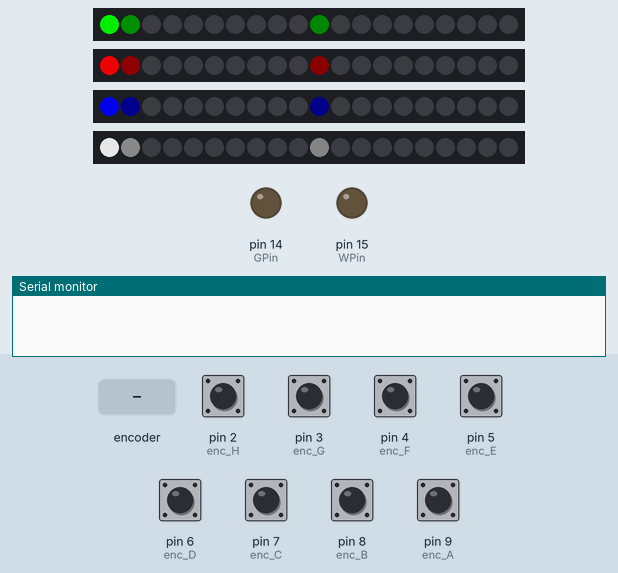
A sketch run on a simulated Arduino Uno, built with avr-gcc and run on an emulated ATmega328P. Parts: 4 × 20 RGB LEDs in strip order, left to right, output pins drawn as LEDs (lit = HIGH), the last lines printed to the serial monitor. The inputs (shaded band) are chosen by the test bench; at power-on: pin 2 (enc_H), pin 3 (enc_G), pin 4 (enc_F), pin 5 (enc_E), pin 6 (enc_D), pin 7 (enc_C), pin 8 (enc_B), pin 9 (enc_A) HIGH. Dim RGB values are drawn brighter than linear; random numbers use the default seed unless the sketch sets one.

Above: at 1.2 s.
1.3 s: rotary encoder on pin 9 (enc_A) / pin 8 (enc_B) turned 3 steps (first pin leading)
At 2.4 s:
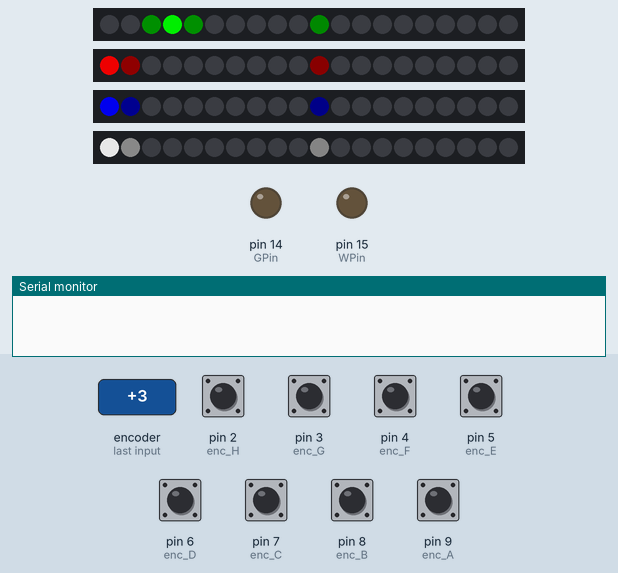
3.4 s: pin 3 (enc_G) pulled LOW for 0.15 s
At 4.2 s:
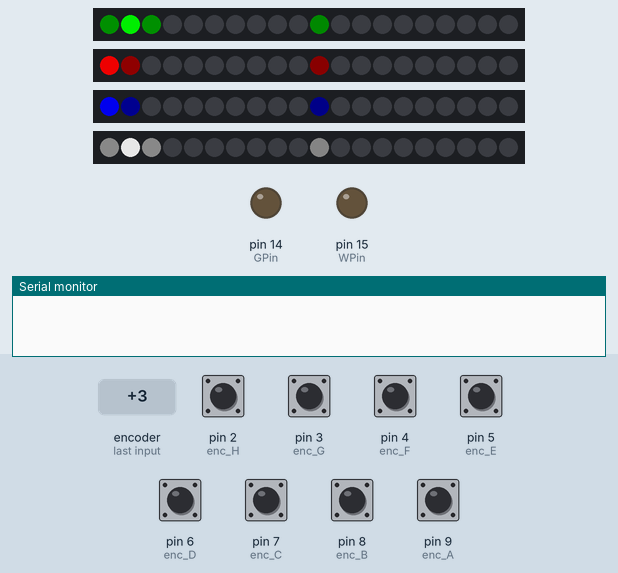
5.0 s: pin 5 (enc_E) pulled LOW for 0.15 s
At 5.7 s:
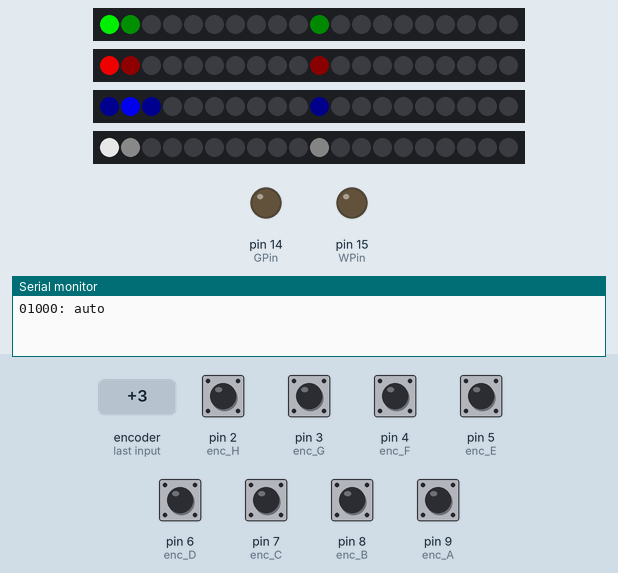
7.6 s: pin 7 (enc_C) pulled LOW for 0.15 s
At 8.4 s:
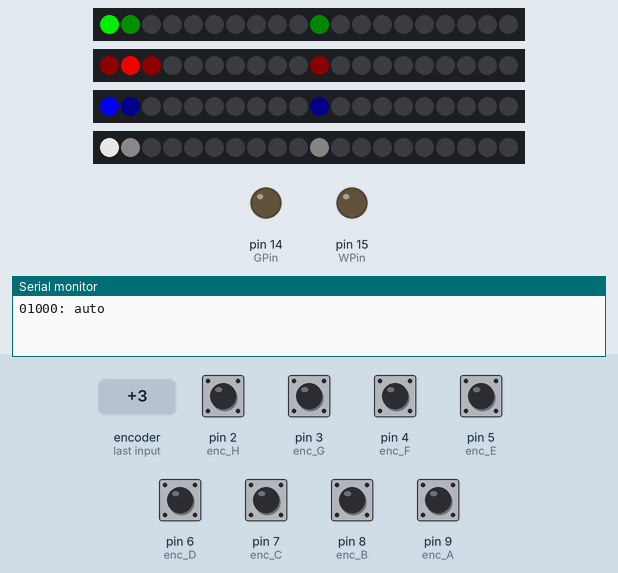
10.2 s: rotary encoder on pin 9 (enc_A) / pin 8 (enc_B) turned 2 steps (second pin leading)
At 11.1 s:
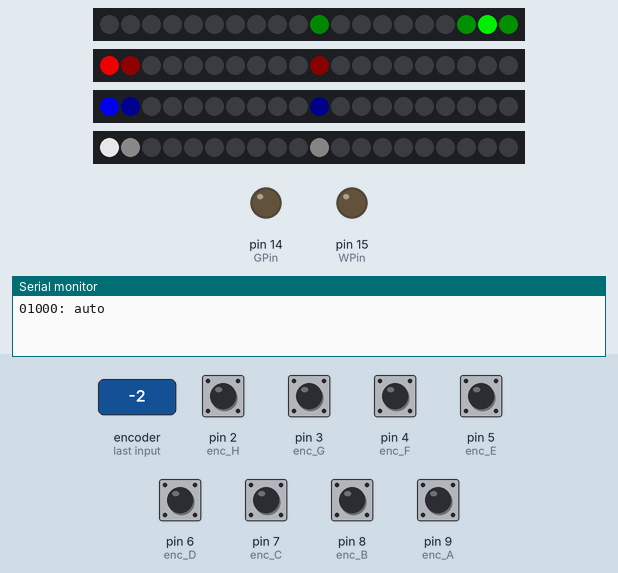
12.1 s: pin 3 (enc_G) pulled LOW for 1 s
At 12.9 s:
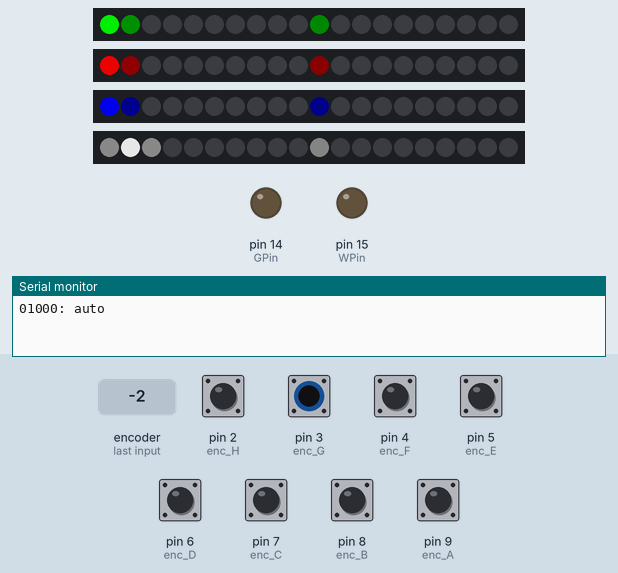
Timing chart, 0 to 15.1 s (numbered marks = the images above; inputs shaded):
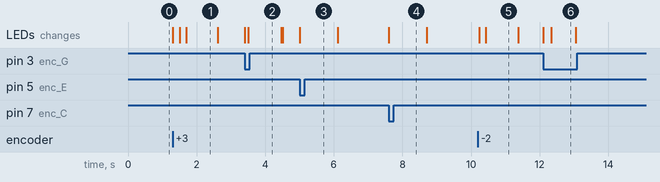

Measured:
- after the input at 1.3 s, the LEDs: first change at once (image 1 shows a later state)
- after the input at 5.0 s, the LEDs: change at once (image 3)
- after the input at 7.6 s, the LEDs: change at once (image 4)
- after the input at 10.2 s, the LEDs: first change at once (image 5 shows a later state)
- what the display in image 6 shows lasts 0.8 s, from 12.3 s to 13.1 s

The sketch:

equilibriumPrototype3.ino
```cpp
#include <Adafruit_NeoPixel.h>
#ifdef __AVR__
#include <avr/power.h>  // Required for 16 MHz Adafruit Trinket
#endif

#define PIN_NEO_PIXEL1 13
#define PIN_NEO_PIXEL2 12
#define PIN_NEO_PIXEL3 11
#define PIN_NEO_PIXEL4 10

#define NUM_PIXELS 20    // The number of LEDs (pixels) on NeoPixel


Adafruit_NeoPixel strip1(NUM_PIXELS, PIN_NEO_PIXEL1, NEO_GRB + NEO_KHZ800);
Adafruit_NeoPixel strip2(NUM_PIXELS, PIN_NEO_PIXEL2, NEO_GRB + NEO_KHZ800);
Adafruit_NeoPixel strip3(NUM_PIXELS, PIN_NEO_PIXEL3, NEO_GRB + NEO_KHZ800);
Adafruit_NeoPixel strip4(NUM_PIXELS, PIN_NEO_PIXEL4, NEO_GRB + NEO_KHZ800);


//encoder pins
#define enc_A 9
#define enc_B 8

#define enc_C 7
#define enc_D 6

#define enc_E 5
#define enc_F 4

#define enc_G 3
#define enc_H 2

#define GPin 14
#define WPin 15

int lastClk1 = HIGH;
int lastClk2 = HIGH;
int lastClk3 = HIGH;
int lastClk4 = HIGH;


int pixCTRL1 = 0;
int pixTarget1 = 10; //aka pixel 11
int pixCTRL2 = 0;
int pixTarget2 = 10;
int pixCTRL3 = 0;
int pixTarget3 = 10;
int pixCTRL4 = 0;
int pixTarget4 = 10;

int counter4 = 0;

int maxWait = 500;

int speed = 50;

bool gameComplete = false;
long unsigned currentTime;
long unsigned startingTime1;
unsigned long waitTime1 = 1000;
long unsigned startingTime2;
unsigned long waitTime2 = 1000;
long unsigned startingTime3;
unsigned long waitTime3 = 1000;
long unsigned startingTime4;
unsigned long waitTime4 = 1000;

void setup() {
  strip1.begin();
  strip2.begin();
  strip3.begin();
  strip4.begin();

  Serial.begin(9600);
  pinMode(enc_A, INPUT_PULLUP); //clk1
  pinMode(enc_B, INPUT_PULLUP); //dt1
  pinMode(enc_C, INPUT_PULLUP); //clk2
  pinMode(enc_D, INPUT_PULLUP); //dt2
  pinMode(enc_E, INPUT_PULLUP); //clk3
  pinMode(enc_F, INPUT_PULLUP); //dt3
  pinMode(enc_G, INPUT_PULLUP); //clk4
  pinMode(enc_H, INPUT_PULLUP); //dt4
  pinMode(GPin, OUTPUT);
  pinMode(WPin, OUTPUT);

}

void loop() {
currentTime = millis();

/*
if (pixCTRL1 == pixTarget1)
{
  digitalWrite(GPin, HIGH);
}
else
{
  digitalWrite(GPin, LOW);
}
/*
if (pixCTRL2 == pixTarget2)
{
  digitalWrite(RPin, HIGH);
}
else
{
  digitalWrite(RPin, LOW);
}
if (pixCTRL3 == pixTarget3)
{
  digitalWrite(BPin, HIGH);
}
else
{
  digitalWrite(BPin, LOW);
}

if (pixCTRL4 == pixTarget4)
{
  digitalWrite(WPin, HIGH);
}
else
{
  digitalWrite(WPin, LOW);
}
*/

if (gameComplete == false)
{

  if (pixCTRL1 == -1) {pixCTRL1 = NUM_PIXELS-1;} if (pixCTRL1 == NUM_PIXELS) {pixCTRL1 = 0;}
  if (pixCTRL2 == -1) {pixCTRL2 = NUM_PIXELS-1;} if (pixCTRL2 == NUM_PIXELS) {pixCTRL2 = 0;}
  if (pixCTRL3 == -1) {pixCTRL3 = NUM_PIXELS-1;} if (pixCTRL3 == NUM_PIXELS) {pixCTRL3 = 0;}
  if (pixCTRL4 == -1) {pixCTRL4 = NUM_PIXELS-1;} if (pixCTRL4 == NUM_PIXELS) {pixCTRL4 = 0;}


  if (currentTime - startingTime1 >= waitTime1) //resistive pixel timing
  {
    if (pixCTRL1 != 0) //don't move if it's already farthest away
    {
    if (pixCTRL1 > pixTarget1) {pixCTRL1++; } //move away from center
    else if (pixCTRL1 < pixTarget1) {pixCTRL1--;} //move away from center
    else
    {
      if (random(0,2) == 1) {pixCTRL1++;} //on center, choose random direction
      else {pixCTRL1--;}
    }
    startingTime1 = currentTime; //reset time counter
    waitTime1 += speed; //make wait longer, moving away from target
    }
  }

  if (currentTime - startingTime2 >= waitTime2) //resistive pixel timing
  {
    if (pixCTRL2 != 0) //don't move if it's already farthest away
    {
    if (pixCTRL2 > pixTarget2) {pixCTRL2++; } //move away from center
    else if (pixCTRL2 < pixTarget2) {pixCTRL2--;} //move away from center
    else
    {
      if (random(0,2) == 2) {pixCTRL2++;} //on center, choose random direction
      else {pixCTRL2--;}
    }
    startingTime2 = currentTime; //reset time counter
    waitTime2 += speed; //make wait longer, moving away from target

    }
  }

    if (currentTime - startingTime3 >= waitTime3) //resistive pixel timing
  {
    if (pixCTRL3 != 0) //don't move if it's already farthest away
    {
    if (pixCTRL3 > pixTarget3) {pixCTRL3++; } //move away from center
    else if (pixCTRL3 < pixTarget3) {pixCTRL3--;} //move away from center
    else
    {
      if (random(0,2) == 2) {pixCTRL3++;} //on center, choose random direction
      else {pixCTRL3--;}
    }
    startingTime3 = currentTime; //reset time counter
    waitTime3 += speed; //make wait longer, moving away from target

    }
  }

  if (currentTime - startingTime4 >= waitTime4) //resistive pixel timing
  {
    if (pixCTRL4 != 0) //don't move if it's already farthest away
    {
    if (pixCTRL4 > pixTarget4) {pixCTRL4++; } //move away from center
    else if (pixCTRL4 < pixTarget4) {pixCTRL4--;} //move away from center
    else
    {
      if (random(0,2) == 1) {pixCTRL4++;} //on center, choose random direction
      else {pixCTRL4--;}
    }
    startingTime4 = currentTime; //reset time counter
    waitTime4 += speed; //make wait longer, moving away from target
    Serial.print(pixCTRL4);
    Serial.print(waitTime4);
    Serial.println(": auto");
    }
  }

//game win condition
  if ((pixCTRL1 == pixTarget1 || pixCTRL1 == pixTarget1-1 || pixCTRL1 == pixTarget1+1) && (pixCTRL2 == pixTarget2 || pixCTRL2 == pixTarget2-1 || pixCTRL2 == pixTarget2+1) && (pixCTRL3 == pixTarget3|| pixCTRL3 == pixTarget3-1 || pixCTRL3 == pixTarget3+1) && (pixCTRL4 == pixTarget4 || pixCTRL4 == pixTarget4-1 || pixCTRL4 == pixTarget4+1)) {gameComplete = true;}

  /* ENCODER 1 */
    int newClk1 = digitalRead(enc_A); //take in the new value
    if (newClk1 != lastClk1)  // There was a change on the CLK pin
    {
      startingTime1 = currentTime; //new time for resistance
      lastClk1 = newClk1;
      int B_val = digitalRead(enc_B);
      if (newClk1 == LOW && B_val == HIGH) //CW
      {
        pixCTRL1++; if (pixCTRL1 ==  NUM_PIXELS) {pixCTRL1 = 0;}
        waitTime1 = maxWait + (abs(pixTarget1 - pixCTRL1)*speed);
      }
      if (newClk1 == LOW && B_val == LOW) //CCW
      {
        pixCTRL1--; if (pixCTRL1 == -1) {pixCTRL1 = NUM_PIXELS-1;}
        waitTime1 = maxWait + (abs(pixTarget1 - pixCTRL1)*speed);
      }
    }


    /* ENCODER 2 */
    int newClk2 = digitalRead(enc_C);
    if (newClk2 != lastClk2) // There was a change on the CLK pin
    {
      startingTime2 = currentTime;
      lastClk2 = newClk2;
      int D_val = digitalRead(enc_D);
      if (newClk2 == LOW && D_val == HIGH) //CW
      {
        pixCTRL2++;  if (pixCTRL2 ==  NUM_PIXELS) {pixCTRL2 = 0;}
        waitTime2 = maxWait + (abs(pixTarget2 - pixCTRL2)*speed);
      }
      if (newClk2 == LOW && D_val == LOW) //CCW
      {
        pixCTRL2--; if (pixCTRL2 == -1) {pixCTRL2 = NUM_PIXELS-1;}
        waitTime2 = maxWait + (abs(pixTarget2 - pixCTRL2)*speed);
      }
    }


      /* ENCODER 3 */
    int newClk3 = digitalRead(enc_E);
    if (newClk3 != lastClk3)  // There was a change on the CLK pin
    {
      startingTime3 = currentTime;
      lastClk3 = newClk3;
      int F_val = digitalRead(enc_F);
      if (newClk3 == LOW && F_val == HIGH) //CW
      {
        pixCTRL3++; if (pixCTRL3 ==  NUM_PIXELS) {pixCTRL3 = 0;}
        waitTime3 = maxWait + (abs(pixTarget3 - pixCTRL3)*speed);
      }
      if (newClk3 == LOW && F_val == LOW) //CCW
      {
        pixCTRL3--; if (pixCTRL3 == -1) {pixCTRL3 = NUM_PIXELS-1;}
        waitTime3 = maxWait + (abs(pixTarget3 - pixCTRL3)*speed);
      }
    }

      /* ENCODER 4 */
    int newClk4 = digitalRead(enc_G);
    if (newClk4 != lastClk4)  // There was a change on the CLK pin
    {
      startingTime4 = currentTime;
      lastClk4 = newClk4;
      int H_val = digitalRead(enc_H);
      if (newClk4 == LOW && H_val == HIGH) //turning CW
      {
        //CWcounter4++;
        //if (CWcounter4 == countTarget4)
        pixCTRL4++;  if (pixCTRL4 ==  NUM_PIXELS) {pixCTRL4 = 0;}
        waitTime4 = maxWait + (abs(pixTarget4 - pixCTRL4)*speed);
      }
      if (newClk4 == LOW && H_val == LOW) //CCW
      {
        pixCTRL4--; if (pixCTRL4 == -1) {pixCTRL4 = NUM_PIXELS-1;}
        waitTime4 = maxWait + (abs(pixTarget4 - pixCTRL4)*speed);
      }
    }
  //end encoder reads

  //Light LEDS
    strip1.clear(); strip2.clear(); strip3.clear(); strip4.clear();

    strip1.setPixelColor(pixTarget1, strip1.Color(0,10,0));
    strip1.setPixelColor(pixCTRL1, strip1.Color(0, 200, 0));
    strip1.setPixelColor(pixCTRL1-1, strip1.Color(0, 15, 0));
    strip1.setPixelColor(pixCTRL1+1, strip1.Color(0, 15, 0));

    strip2.setPixelColor(pixTarget2, strip2.Color(10,0,0));
    strip2.setPixelColor(pixCTRL2, strip2.Color(200, 0, 0));
    strip2.setPixelColor(pixCTRL2-1, strip2.Color(15, 0, 0));
    strip2.setPixelColor(pixCTRL2+1, strip2.Color(15, 0, 0));

    strip3.setPixelColor(pixTarget3, strip3.Color(0,0,10));
    strip3.setPixelColor(pixCTRL3, strip3.Color(0, 0, 200));
    strip3.setPixelColor(pixCTRL3-1, strip1.Color(0, 0, 15));
    strip3.setPixelColor(pixCTRL3+1, strip1.Color(0, 0, 15));

    strip4.setPixelColor(pixTarget4, strip4.Color(7,7,7));
    strip4.setPixelColor(pixCTRL4, strip4.Color(180, 180, 180));
    strip4.setPixelColor(pixCTRL4-1, strip4.Color(10, 10, 10));
    strip4.setPixelColor(pixCTRL4+1, strip4.Color(10, 10, 10));


    strip1.show(); strip2.show(); strip3.show(); strip4.show();
} //end game
else
{
   for (int pixel = 0; pixel < NUM_PIXELS; pixel++) {
    strip1.setPixelColor(pixel, strip1.Color(0, 255, 0));
    strip2.setPixelColor(pixel, strip2.Color(255, 0, 0));
    strip3.setPixelColor(pixel, strip3.Color(0, 0, 255));
    strip4.setPixelColor(pixel, strip4.Color(255, 255, 255));
  }
    strip1.show(); strip2.show(); strip3.show(); strip4.show();
} //end game complete


}//end loop


/*

      // ENCODER 4
    int newClk4 = digitalRead(enc_G);
    if (newClk4 != lastClk4)  // There was a change on the CLK pin
    {
      startingTime4 = currentTime;
      lastClk4 = newClk4;
      int H_val = digitalRead(enc_H);
      if (newClk4 == LOW && H_val == HIGH) //turning CW
      {
        pixCTRL4++;
        if (pixCTRL4 > pixTarget4)// && pixCTRL4 != 0) //left side
        {
          waitTime4 += speed; //make wait longer, moving away from target
          //Serial.print(pixCTRL4);
          //Serial.print(waitTime4);
          //Serial.println(": add, left, CW");
        }
        else if (pixCTRL4 <= pixTarget4)// && pixCTRL4 != 0) //right side
        {
          waitTime4 -= speed;
           //Serial.print(pixCTRL4);
          //Serial.print(waitTime4);
          //Serial.println(": sub, right, CW");
          //Serial.println("subtracted!");
        }
        /*else
        {
          waitTime4 -= speed;
          Serial.print(pixCTRL4);
          Serial.print(waitTime4);
          Serial.println(": sub, zero");
          }
        if (pixCTRL4 == 16) {pixCTRL4 = 0;}

      }
      if (newClk4 == LOW && H_val == LOW) //CCW
      {
        pixCTRL4--; if (pixCTRL4 == -1) {pixCTRL4 = 15;}
        if (pixCTRL4 < pixTarget4) //&& pixCTRL4 != 0) //right side
        {
          waitTime4 += speed; //make wait longer, moving away from target
          // Serial.print(pixCTRL4);
          //Serial.print(waitTime4);
          //Serial.println(": add, right, CCW");
        }
        else if (pixCTRL4 >= pixTarget4) //&& pixCTRL4 != 0) //right side
        {
          waitTime4 -= speed;
           //Serial.print(pixCTRL4);
          //Serial.print(waitTime4);
          //Serial.println(": sub, left, CCW");
        }
      }
*/
```
